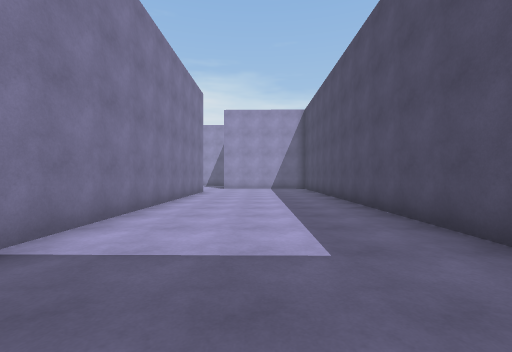
[1] (above)

24 first-person views from a walk through a Unity game level. The camera is 1.3 m above the floor, looks level and sees 90° across. The floor is counted in squares, 2 m on a side. Each view is taken from the middle of a square. On the plan, view 1 faces up. The plan holds only what a view shows up to about 9 squares ahead; the rest is blank. The place goes on beyond the plan. The player character is not drawn. Some animated figures are not drawn.

[2]
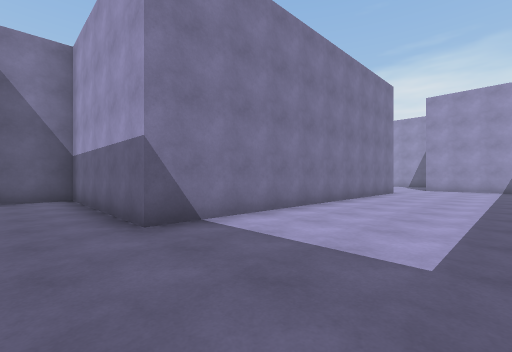

[3]
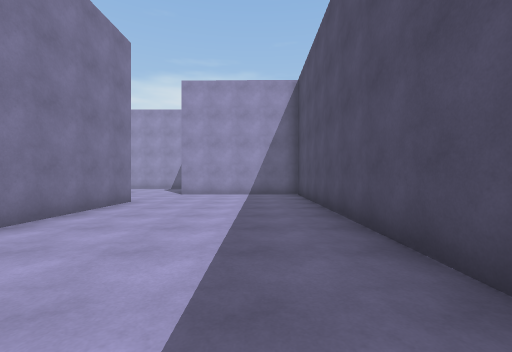

[4]
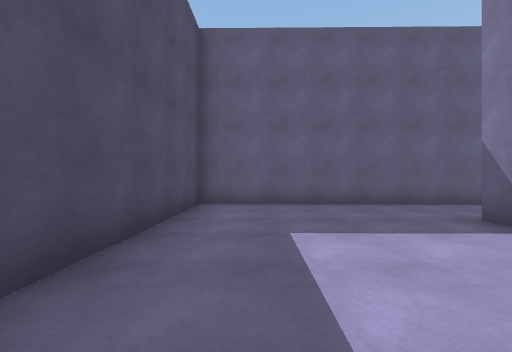

[5]
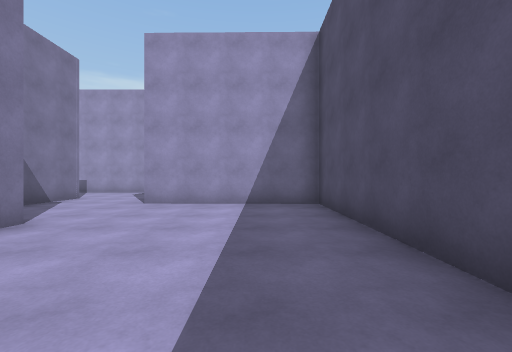

[6]
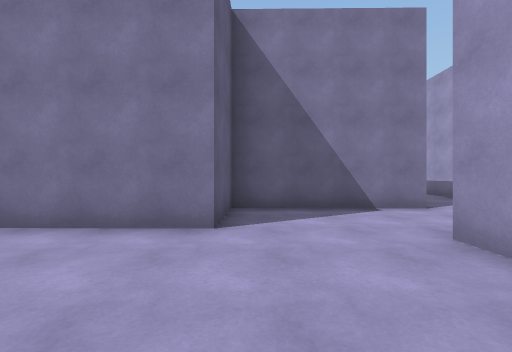

[7]
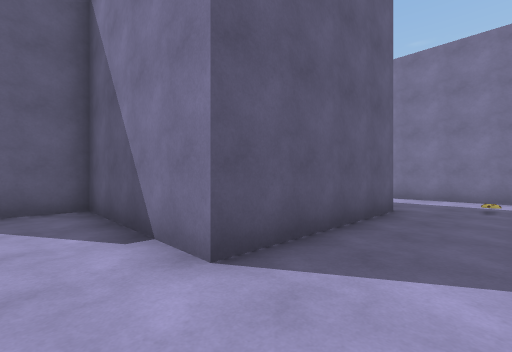

[8]
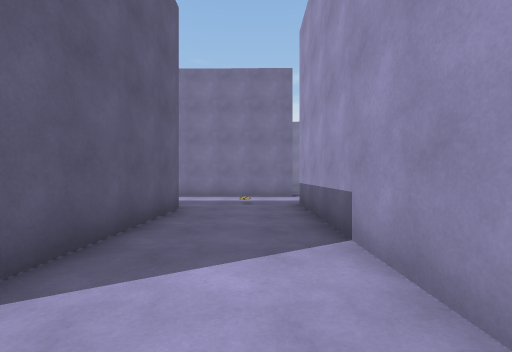

[9]
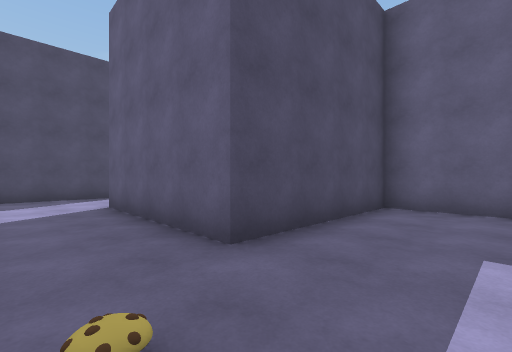

[10]
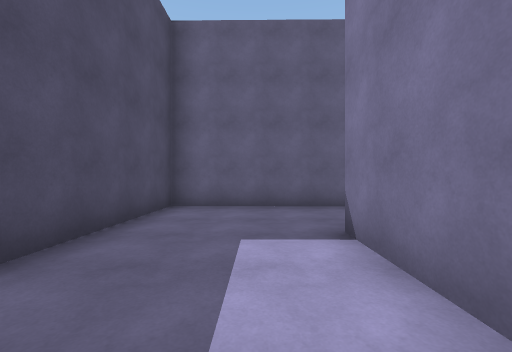

[11]
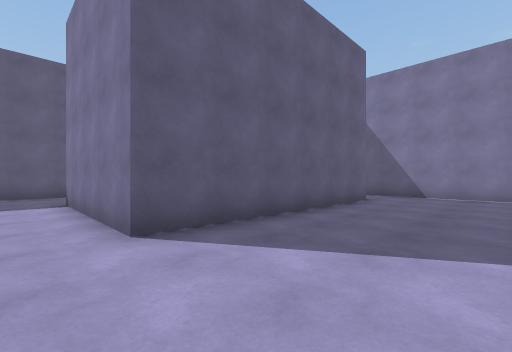

[12]
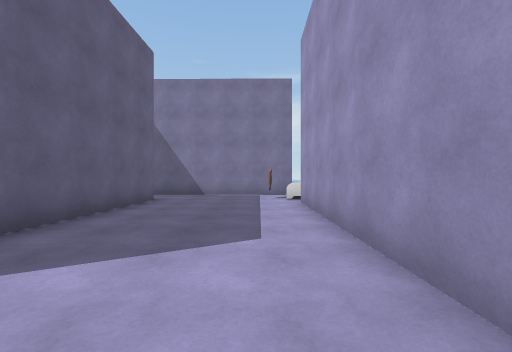

[13]
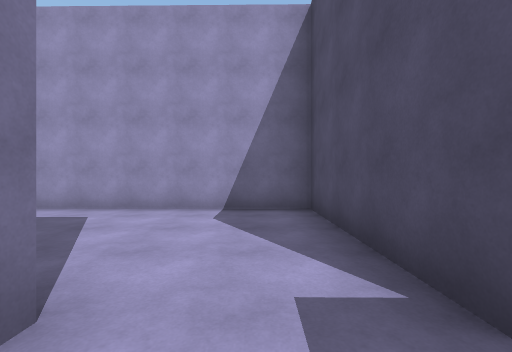

[14]
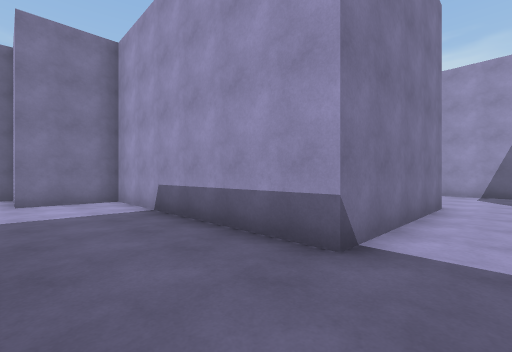

[15]
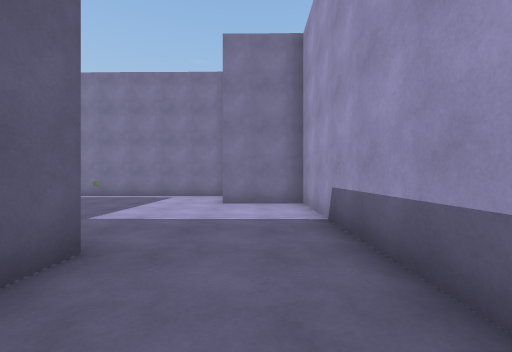

[16]
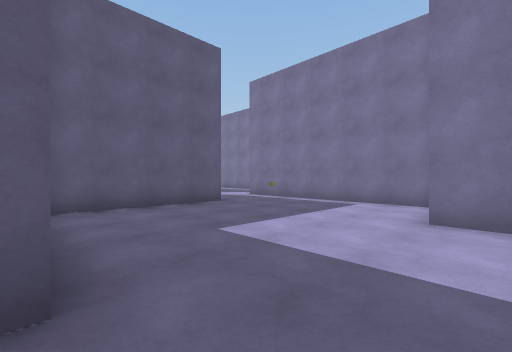

[17]
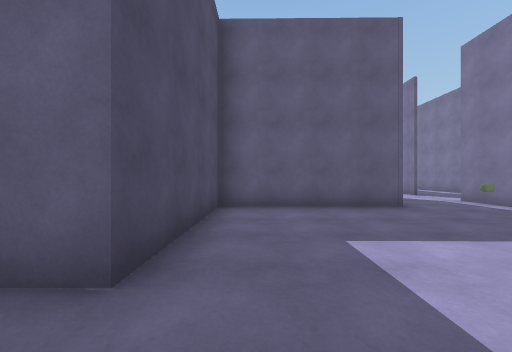

[18]
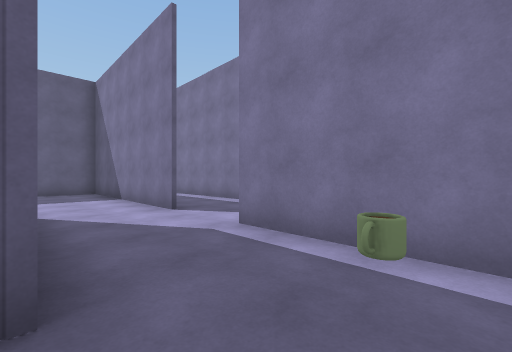

[19]
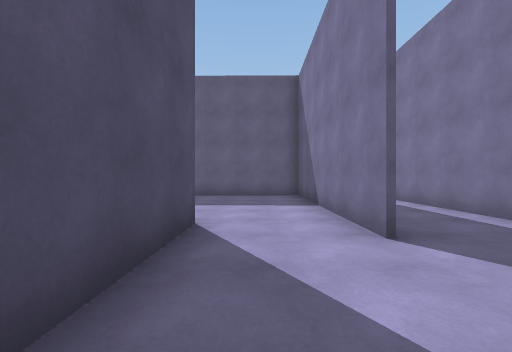

[20]
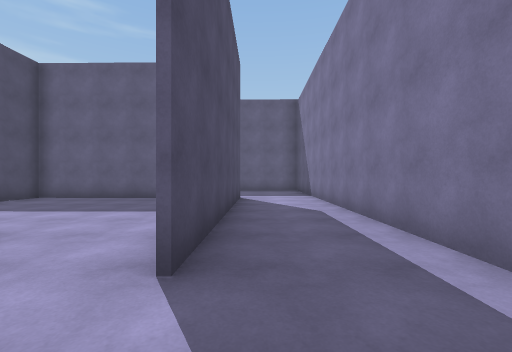

[21]
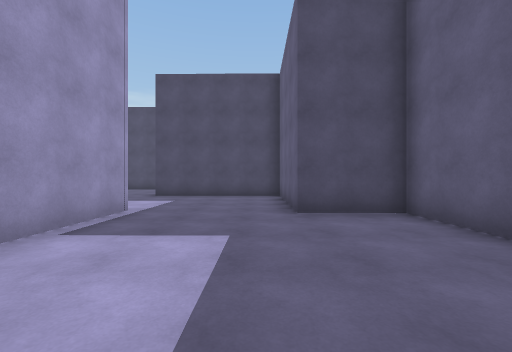

[22]
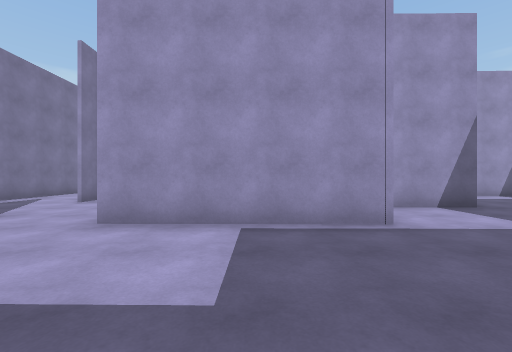

[23]
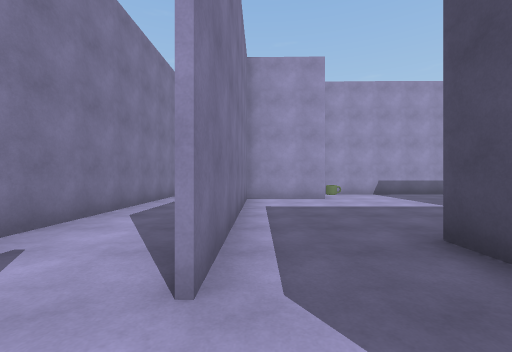

[24]
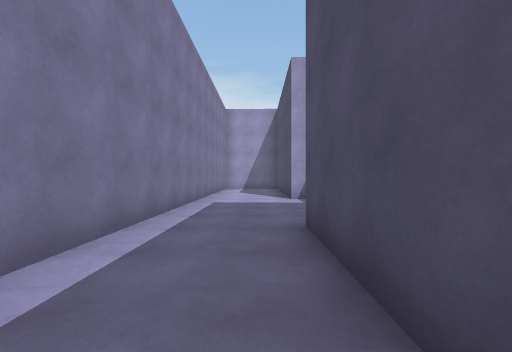

### Floor plan
Points are (right, up) in squares from view 1. A wall is a line through its corners. A room is listed if a view was taken in it or the views show most of it. See-through windows are left out.
Room 1 (views 1, 2, 3, 4, 5, 6)
walls: (-2.2, 10.4) (-2.3, 1.3) (-7.1, 1.3) (-7.1, -0.1); (-4.2, -0.7) (2.3, -0.8) (2.5, 12.9) (-1.7, 12.9)
ways out: opening at (-2, 11.5) to room 8
Room 2 (views 7, 8, 9, 10, 13)
walls: (-8.2, 12.4) (-8.1, 14.5) (-4.1, 14.4) (-4.1, 12.5); (-3.9, 17) (-9, 17); (-11, 17.1) (-11, 13); (-1.6, 13.7) (-1.6, 16.1)
ways out: opening at (-10, 17) to room 3; opening at (-9.5, 13.5) to room 4; opening at (-3, 13.5) to room 8
objects: other object (-9, 16)
Room 3 (views 11, 12)
walls: (-16.9, 17.2) (-11, 17.1); (-18.8, 21.3) (-18.9, 16.5); (-9, 17) (-8.9, 21) (-16.3, 21.1)
ways out: opening at (-10, 17) to room 2; gap at (-16, 21)
Room 4 (views 14, 15)
walls: (-11.4, 10.5) (-8.2, 10.5) (-8.2, 12.4)
ways out: opening at (-9.5, 13.5) to room 2; opening at (-11, 12) to room 5
Room 5 (views 16, 17, 18, 19)
walls: (-17.1, 5.4) (-17.1, 6.6) (-13.2, 6.5) (-13.2, 10.5) (-11.4, 10.5); (-11, 13) (-17, 13.1) (-17.1, 11.2) (-19.3, 11.2) (-19.3, 5.3)
ways out: opening at (-11, 12) to room 4; opening at (-18, 6.5) to room 9
Room 6 (views 20, 23, 24)
walls: (-19.4, 8.6) (-19.4, 11.3); (-18.6, 15.2) (-19, 15.2) (-19, 17); (-21.7, 3.4) (-21.8, -2.5); (-21.6, 17) (-21.7, 5.6); (-19.5, -2.7) (-19.5, 3.3)
ways out: opening at (-19, 4.5) to room 9; opening at (-21, -3)
Room 7 (views 21, 22)
walls: (-12, -0.6) (-9.6, -0.7) (-9.6, 3.3); (-13.1, 2.4) (-17.2, 2.5); (-19.4, 2.5) (-19.4, -2.6) (-13.5, -2.6) (-13.5, -0.6) (-12.4, -0.6); (-10.4, 4.3) (-12.2, 4.3)
ways out: opening at (-18, 3) to room 9
Room 8 (no view inside)
walls: (-4.1, 12.5) (-4.2, 10.4) (-2.2, 10.4)
ways out: opening at (-2, 11.5) to room 1; opening at (-3, 13.5) to room 2
Room 9 (no view inside)
walls: (-19.4, 3.5) (-19.4, 2.5); (-17.2, 2.5) (-17.1, 5.4)
ways out: opening at (-18, 6.5) to room 5; opening at (-19, 4.5) to room 6; opening at (-18, 3) to room 7

Where each view was taken, in squares from view 1:
view 1: 0 up, 0 right, facing up
view 2: 0 up, 1 right, facing up-left
view 3: 4 up, 1 right, facing up
view 4: 5 up, 1 right, facing down
view 5: 7 up, 1 right, facing up
view 6: 11 up, 1 right, facing left
view 7: 16 up, 3 left, facing down-left
view 8: 16 up, 3 left, facing left
view 9: 16 up, 10 left, facing down-right
view 10: 16 up, 10 left, facing down
view 11: 20 up, 10 left, facing down-left
view 12: 20 up, 10 left, facing left
view 13: 16 up, 10 left, facing up
view 14: 11 up, 10 left, facing up-left
view 15: 12 up, 11 left, facing left
view 16: 12 up, 13 left, facing down-left
view 17: 12 up, 14 left, facing down
view 18: 8 up, 17 left, facing down-left
view 19: 6 up, 18 left, facing down
view 20: 5 up, 20 left, facing down
view 21: 0 up, 18 left, facing right
view 22: 1 down, 15 left, facing up
view 23: 4 up, 19 left, facing up
view 24: 8 up, 20 left, facing up
